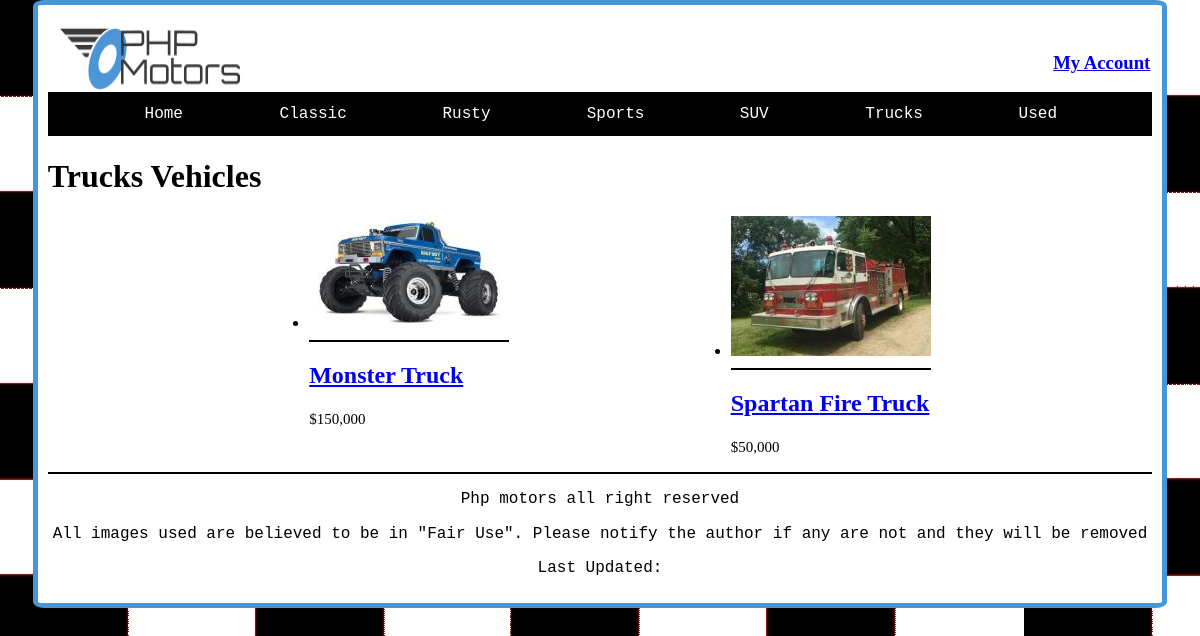
/vehicles?action=classification&classificationName=Trucks, run on the app's committed database.
### tables this page shows
CREATE TABLE `carclassification` (
  `classificationId` int(11) NOT NULL,
  `classificationName` varchar(30) NOT NULL
);

CREATE TABLE `inventory` (
  `invId` int(11) NOT NULL,
  `invMake` varchar(30) NOT NULL,
  `invModel` varchar(30) NOT NULL,
  `invDescription` text NOT NULL,
  `invImage` varchar(50) NOT NULL,
  `invThumbnail` varchar(50) NOT NULL,
  `invPrice` decimal(10,0) NOT NULL,
  `invStock` smallint(6) NOT NULL,
  `invColor` varchar(20) NOT NULL,
  `classificationId` int(11) NOT NULL
);

### model/main-model.php (called while the page is built, shortened)
<?php
function getClassifications(){
    $db = phpmotorsConnect();
    $sql = 'SELECT * FROM carclassification ORDER BY classificationName ASC';
    $stmt = $db->prepare($sql);
    $stmt->execute();
    $classifications = $stmt->fetchAll();
    return $classifications;
  }
?>

### model/vehicles-model.php (called while the page is built, shortened)
<?php
       function getVehiclesByClassification($classificationName){
        $db = phpmotorsConnect();
        $sql = 'SELECT * FROM inventory WHERE classificationId IN (SELECT classificationId FROM carclassification WHERE classificationName = :classificationName)';
        $stmt = $db->prepare($sql);
        $stmt->bindValue(':classificationName', $classificationName, PDO::PARAM_STR);
        $stmt->execute();
        $vehicles = $stmt->fetchAll(PDO::FETCH_ASSOC);
        return $vehicles;
       }

### vehicles/index.php (the view, shortened to what this page needs)
<?php
require_once '../model/vehicles-model.php';
require_once '../model/main-model.php';
require_once '../library/functions.php';
$classifications = getClassifications();
$navList = nav($classifications);
$action = filter_input(INPUT_POST, 'action');
if ($action == NULL) {
  $action = filter_input(INPUT_GET, 'action');
}
switch ($action) {
  case 'classification':
    $classificationName = filter_input(INPUT_GET, 'classificationName', FILTER_SANITIZE_FULL_SPECIAL_CHARS);
    $vehicles = getVehiclesByClassification($classificationName);
    include '../views/classification.php';
    break;
}

### library/functions.php (shortened to what this page needs)
<?php
function nav($classifications)
{
   $classifications = getClassifications();
   $navList = '<ul>';
   $navList .= "<li><a href='/phpmotors/' title='View the PHP Motors home page'>Home</a></li>";
   foreach ($classifications as $classification) {
      $navList .= "<li><a href='/phpmotors/vehicles?action=classification&classificationName="
         . urlencode($classification['classificationName']) .
         "' title='View our $classification[classificationName]
        product line'>$classification[classificationName]</a></li>";
   }
   $navList .= '</ul>';
   return $navList;
}

### views/classification.php (shortened to what this page needs)
<!DOCTYPE html>
<html lang="en">
<head>
  <link rel="stylesheet" href="/phpmotors/css/normalize.css">
    <link rel="stylesheet" href="/phpmotors/css/style.css">
</head>
  <body>
  <div class="content">
    <header>
      <?php require $_SERVER['DOCUMENT_ROOT'] . '/phpmotors/commons/header.php';
      ?>
    </header>
    <div class="person">
      <div class="container">
        <div class="container-inner">
          <nav>
            <?php
            echo $navList;
            ?>
          </nav>
        </div>
      </div>
    </div>
    <main>
    <h1> <?php echo $classificationName; ?> Vehicles</h1>
<?php if (!empty($vehicles)) { ?>
        <ul id="inv-Display">
                    <?php foreach ($vehicles as $vehicle) { ?>
                        <li>
                    <a href="/phpmotors/vehicles/?action=delivervehicleDetail&invId=<?php echo $vehicle['invId']?>">
                    <img src='<?php echo $vehicle['invThumbnail'] ?>' alt='Image of <?php echo $vehicle['invMake']?> on phpMotors'></a>
                    <hr>
                   <h2><a href="/phpmotors/vehicles/?action=delivervehicleDetail&invId=<?php echo $vehicle['invId']?>"><?php echo $vehicle['invMake'] . ' ' . $vehicle['invModel'] ?></a></h2>
                    <?php echo  '<span> $' . number_format ($vehicle['invPrice']) . '</span>'; ?>
                    </li>
                    <?php } ?>
                </ul>
                <?php } ?>
    </main>
    <hr>
    <footer>
      <?php require $_SERVER['DOCUMENT_ROOT'] . '/phpmotors/commons/footer.php';
      ?>
    </footer>
    </div>
  </body>
</html>

### css/style.css (style rules this page uses)
html { box-sizing: border-box; }
*, *:before, *:after { box-sizing: inherit; }
nav { background-color: black; font-family:'Courier New', Courier, monospace; }
nav ul { list-style-type:none; padding: 0; margin: 0; }
nav ul li a { display:block; padding: .8rem 2%; text-decoration: none; color: #fff; }
ul { display: flex; justify-content: space-evenly; flex-wrap: wrap; flex-direction: row; }
footer { font-family: 'Courier New', Courier, monospace; text-align: center; padding-left: 5px; padding-right: 5px; }
body span { font-size: 15px; }
header { background-color: white; display: flex; padding-left: 2px; padding-right: 2px; color: #8d8d8d; align-content: stretch; justify-content: space-between; }
.content { padding: 10px; background-color:white; margin: auto; max-width: max-content; border: 5px solid #4697d7; border-radius: 1%; }
body { background-image:url(checkerboard.jpg); font-family: 'cursive', 'fantasy'; }
h2 { font-family: cursive; }
main { font-family: cursive; }
hr { height:2px; border-width:0; color:black; background-color:black; }

### data on the page
carclassification: classificationName "Classic"
carclassification: classificationName "Rusty"
carclassification: classificationName "Sports"
carclassification: classificationName "SUV"
carclassification: classificationName "Trucks"
carclassification: classificationName "Used"
inventory: invThumbnail (picture), invMake "Monster", invModel "Truck", invPrice "150,000"
inventory: invThumbnail (picture), invMake "Spartan", invModel "Fire Truck", invPrice "50,000"

### other printed values
$classificationName "Trucks"
